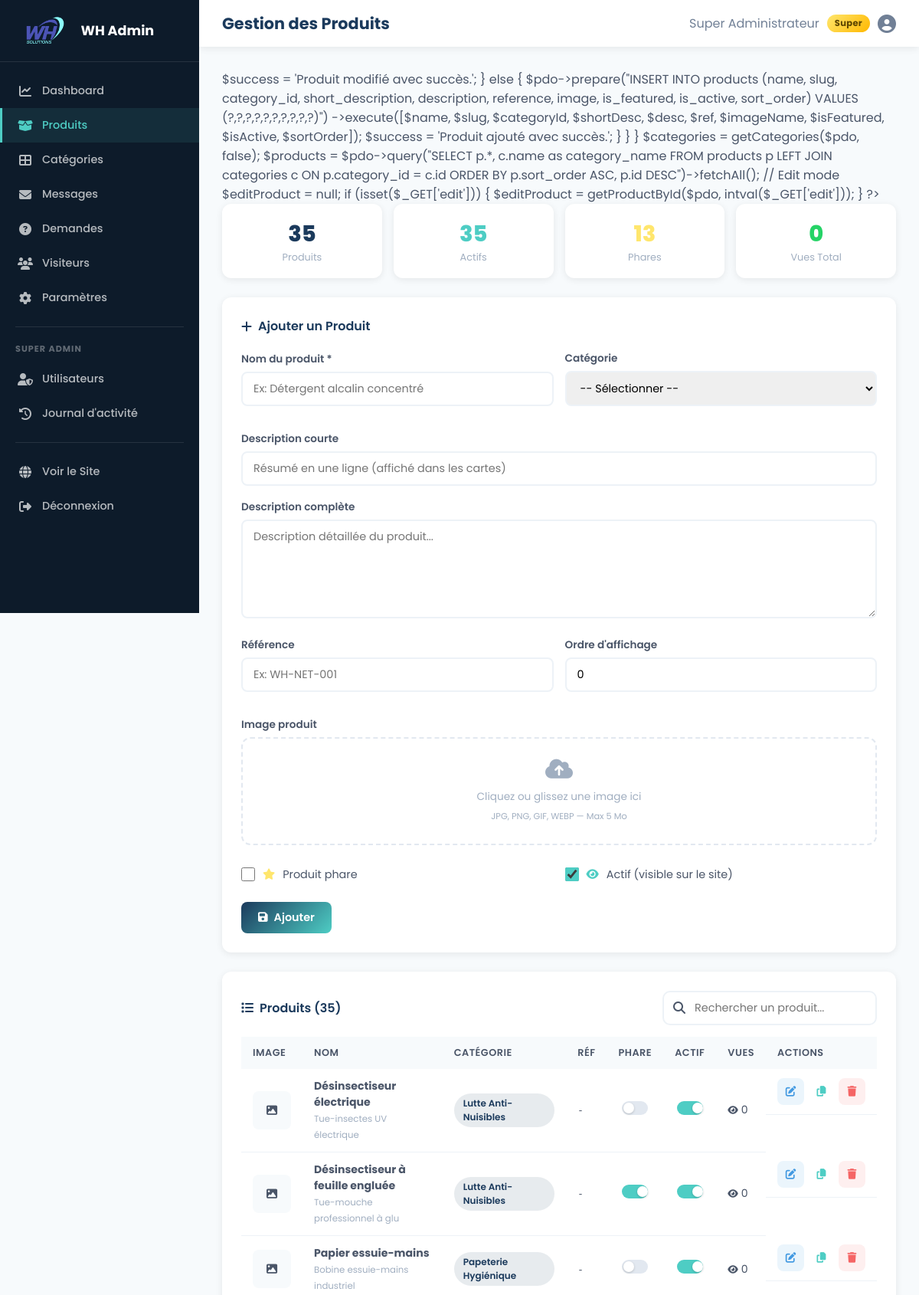
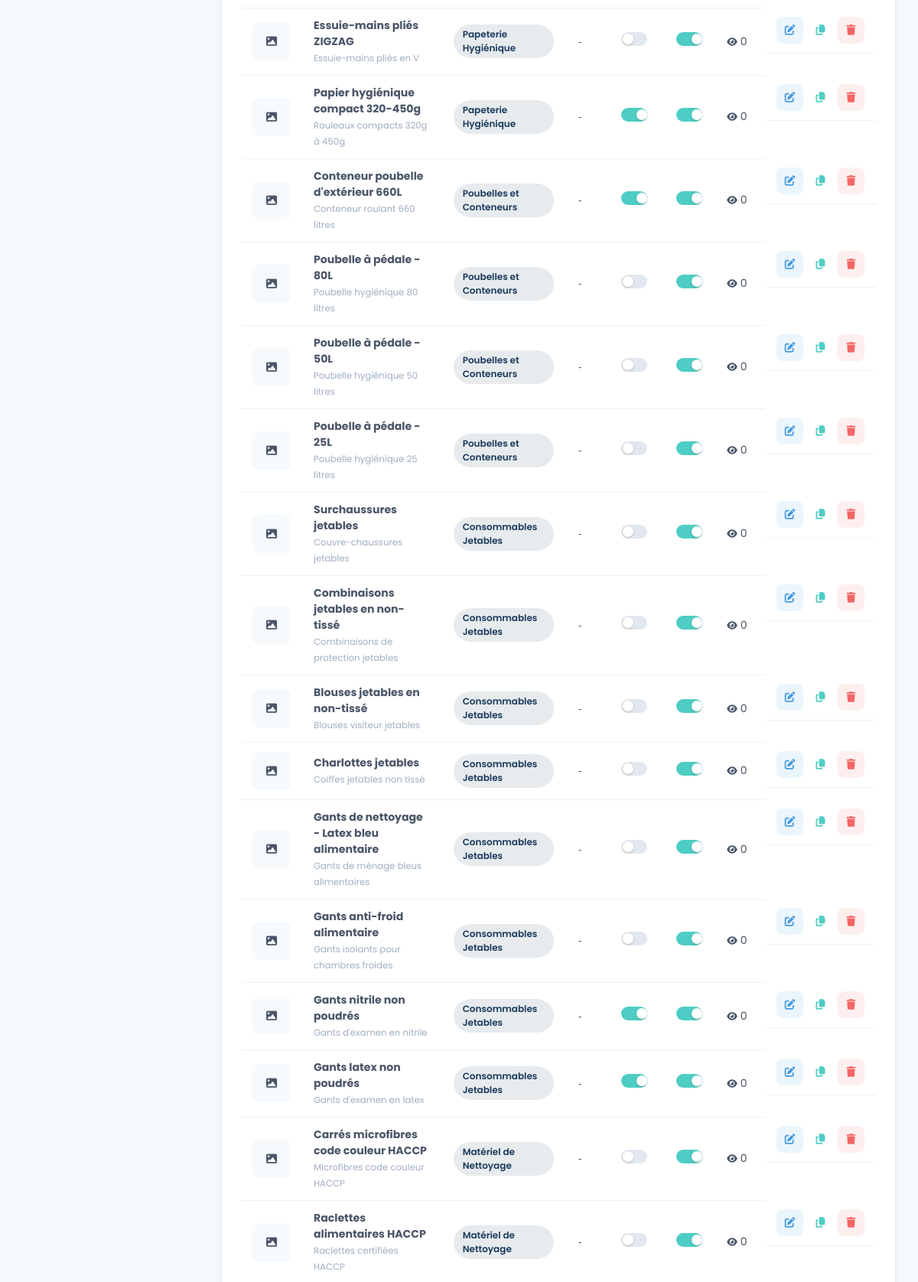
Screenshot of /admin/products.php (signed in, upper part) with the database file from the repository (2 pictures, top to bottom).
### tables this page shows
CREATE TABLE products (
    id INT AUTO_INCREMENT PRIMARY KEY,
    category_id INT,
    name VARCHAR(255) NOT NULL,
    slug VARCHAR(255) NOT NULL UNIQUE,
    reference VARCHAR(100) DEFAULT NULL,
    description TEXT,
    short_description VARCHAR(500),
    image VARCHAR(255),
    price DECIMAL(10,2) DEFAULT NULL,
    old_price DECIMAL(10,2) DEFAULT NULL,
    is_featured TINYINT(1) DEFAULT 0,
    is_active TINYINT(1) DEFAULT 1,
    views INT DEFAULT 0,
    sort_order INT DEFAULT 0,
    created_at TIMESTAMP DEFAULT CURRENT_TIMESTAMP,
    updated_at TIMESTAMP DEFAULT CURRENT_TIMESTAMP ON UPDATE CURRENT_TIMESTAMP,
    FOREIGN KEY (category_id) REFERENCES categories(id) ON DELETE SET NULL
);

CREATE TABLE categories (
    id INT AUTO_INCREMENT PRIMARY KEY,
    name VARCHAR(150) NOT NULL,
    slug VARCHAR(150) NOT NULL UNIQUE,
    description TEXT,
    icon VARCHAR(50) DEFAULT 'fas fa-box',
    sort_order INT DEFAULT 0,
    is_active TINYINT(1) DEFAULT 1,
    created_at TIMESTAMP DEFAULT CURRENT_TIMESTAMP
);

### includes/functions.php (called while the page is built, shortened)
<?php
function sanitize($data) {
    return htmlspecialchars(trim($data), ENT_QUOTES, 'UTF-8');
}
function isSuperAdmin() {
    return isset($_SESSION['admin_role']) && $_SESSION['admin_role'] === 'super_admin';
}

### admin/products.php (the view, shortened to what this page needs)
<?php
$adminTitle = 'Gestion des Produits';
require_once 'includes/header.php';
$products = $pdo->query("SELECT p.*, c.name as category_name FROM products p LEFT JOIN categories c ON p.category_id = c.id ORDER BY p.sort_order ASC, p.id DESC")->fetchAll();
$editProduct = null;
$totalViews = array_sum(array_column($products, 'views'));
$featuredCount = count(array_filter($products, fn($p) => $p['is_featured']));
$activeCount = count(array_filter($products, fn($p) => $p['is_active']));
?>
            $success = 'Produit modifié avec succès.';
        } else {
            $pdo->prepare("INSERT INTO products (name, slug, category_id, short_description, description, reference, image, is_featured, is_active, sort_order) VALUES (?,?,?,?,?,?,?,?,?,?)")
                ->execute([$name, $slug, $categoryId, $shortDesc, $desc, $ref, $imageName, $isFeatured, $isActive, $sortOrder]);
            $success = 'Produit ajouté avec succès.';
        }
    }
}
$categories = getCategories($pdo, false);
$products = $pdo->query("SELECT p.*, c.name as category_name FROM products p LEFT JOIN categories c ON p.category_id = c.id ORDER BY p.sort_order ASC, p.id DESC")->fetchAll();
// Edit mode
$editProduct = null;
if (isset($_GET['edit'])) {
    $editProduct = getProductById($pdo, intval($_GET['edit']));
}
?>
<div class="stats-row" style="display:grid; grid-template-columns:repeat(4,1fr); gap:15px; margin-bottom:25px;">
    <div class="card" style="text-align:center; padding:18px;">
        <div style="font-size:1.8rem; font-weight:800; color:var(--primary);"><?= count($products) ?></div>
        <div style="font-size:0.8rem; color:var(--gray-500);">Produits</div>
    </div>
    <div class="card" style="text-align:center; padding:18px;">
        <div style="font-size:1.8rem; font-weight:800; color:var(--secondary);"><?= $activeCount ?></div>
        <div style="font-size:0.8rem; color:var(--gray-500);">Actifs</div>
    </div>
    <div class="card" style="text-align:center; padding:18px;">
        <div style="font-size:1.8rem; font-weight:800; color:#FFE66D;"><?= $featuredCount ?></div>
        <div style="font-size:0.8rem; color:var(--gray-500);">Phares</div>
    </div>
    <div class="card" style="text-align:center; padding:18px;">
        <div style="font-size:1.8rem; font-weight:800; color:#25D366;"><?= number_format($totalViews) ?></div>
        <div style="font-size:0.8rem; color:var(--gray-500);">Vues Total</div>
    </div>
</div>
<div class="card" style="margin-bottom:25px;">
    <h3><i class="fas fa-<?= $editProduct ? 'edit' : 'plus' ?>"></i> <?= $editProduct ? 'Modifier le Produit' : 'Ajouter un Produit' ?></h3>
    <form method="POST" enctype="multipart/form-data">
        <div class="form-row">
            <div class="form-group">
                <label>Nom du produit *</label>
                <input type="text" name="name" value="<?= sanitize($editProduct['name'] ?? '') ?>" required placeholder="Ex: Détergent alcalin concentré">
            </div>
            <div class="form-group">
                <label>Catégorie</label>
                <select name="category_id">
                    <option value="0">-- Sélectionner --</option>
                </select>
            </div>
        </div>
        <div class="form-group">
            <label>Description courte</label>
            <input type="text" name="short_description" value="<?= sanitize($editProduct['short_description'] ?? '') ?>" placeholder="Résumé en une ligne (affiché dans les cartes)">
        </div>
        <div class="form-group">
            <label>Description complète</label>
            <textarea name="description" rows="5" placeholder="Description détaillée du produit..."><?= sanitize($editProduct['description'] ?? '') ?></textarea>
        </div>
        <div class="form-row">
            <div class="form-group"><label>Référence</label><input type="text" name="reference" value="<?= sanitize($editProduct['reference'] ?? '') ?>" placeholder="Ex: WH-NET-001"></div>
            <div class="form-group"><label>Ordre d'affichage</label><input type="number" name="sort_order" value="<?= $editProduct['sort_order'] ?? 0 ?>" min="0"></div>
        </div>
        <div class="form-group">
            <label>Image produit</label>
            <div class="image-preview-zone <?= !empty($editProduct['image']) ? 'has-image' : '' ?>" id="imagePreview" onclick="document.getElementById('imageInput').click()">
                <span class="preview-text" id="previewText" <?= !empty($editProduct['image']) ? 'style="display:none"' : '' ?>>
                    <i class="fas fa-cloud-upload-alt"></i>
                    Cliquez ou glissez une image ici<br>
                    <small>JPG, PNG, GIF, WEBP — Max 5 Mo</small>
                </span>
            </div>
        </div>
        <div class="form-row">
            <label class="checkbox-label"><input type="checkbox" name="is_featured" <?= ($editProduct['is_featured'] ?? 0) ? 'checked' : '' ?>> <i class="fas fa-star" style="color:#FFE66D;"></i> Produit phare</label>
            <label class="checkbox-label"><input type="checkbox" name="is_active" <?= ($editProduct['is_active'] ?? 1) ? 'checked' : '' ?> checked> <i class="fas fa-eye" style="color:var(--secondary);"></i> Actif (visible sur le site)</label>
        </div>
        <div style="display:flex; gap:10px; margin-top:10px;">
            <button type="submit" class="btn-admin btn-admin-primary"><i class="fas fa-save"></i> <?= $editProduct ? 'Modifier' : 'Ajouter' ?></button>
        </div>
    </form>
</div>
<div class="card">
    <div style="display:flex; justify-content:space-between; align-items:center; margin-bottom:15px; flex-wrap:wrap; gap:10px;">
        <h3 style="margin:0;"><i class="fas fa-list"></i> Produits (<?= count($products) ?>)</h3>
        <div class="admin-search" style="margin:0; width:280px;">
            <i class="fas fa-search"></i>
            <input type="text" id="productSearch" placeholder="Rechercher un produit..." oninput="filterProducts(this.value)">
        </div>
    </div>
    <div style="overflow-x:auto;">
    <table class="admin-table" id="productsTable">
        <thead><tr><th style="width:60px">Image</th><th>Nom</th><th>Catégorie</th><th>Réf</th><th style="width:50px">Phare</th><th style="width:50px">Actif</th><th>Vues</th><th>Actions</th></tr></thead>
        <tbody>
        <?php foreach($products as $p): ?>
        <tr data-name="<?= strtolower(sanitize($p['name'])) ?>" data-cat="<?= strtolower(sanitize($p['category_name'] ?? '')) ?>">
            <td>
                <?php if(!empty($p['image'])): ?>
                <img src="<?= SITE_URL ?>/uploads/products/<?= sanitize($p['image']) ?>" style="width:50px;height:50px;object-fit:cover;border-radius:8px;">
                <?php else: ?>
                <div style="width:50px;height:50px;background:var(--gray-100);border-radius:8px;display:flex;align-items:center;justify-content:center;"><i class="fas fa-image" style="color:var(--gray-400);"></i></div>
                <?php endif; ?>
            </td>
            <td><strong><?= sanitize($p['name']) ?></strong><br><small style="color:var(--gray-500);"><?= sanitize(mb_strimwidth($p['short_description'] ?? '', 0, 40, '...')) ?></small></td>
            <td><span class="badge badge-primary"><?= sanitize($p['category_name'] ?? 'N/A') ?></span></td>
            <td><code style="font-size:0.78rem;"><?= sanitize($p['reference'] ?? '-') ?></code></td>
            <td style="text-align:center;">
                <a href="#" onclick="toggleField(<?= $p['id'] ?>,'is_featured',<?= $p['is_featured'] ? 0 : 1 ?>);return false" class="toggle-switch <?= $p['is_featured'] ? 'active' : '' ?>" style="width:34px; height:18px;" title="Phare">
                    <span class="toggle-slider" style="width:14px;height:14px;"></span>
                </a>
            </td>
            <td style="text-align:center;">
                <a href="#" onclick="toggleField(<?= $p['id'] ?>,'is_active',<?= $p['is_active'] ? 0 : 1 ?>);return false" class="toggle-switch <?= $p['is_active'] ? 'active' : '' ?>" style="width:34px; height:18px;" title="Actif">
                    <span class="toggle-slider" style="width:14px;height:14px;"></span>
                </a>
            </td>
            <td><i class="fas fa-eye" style="color:var(--gray-400);margin-right:4px;font-size:0.75rem;"></i><?= number_format($p['views']) ?></td>
            <td class="actions">
                <a href="?edit=<?= $p['id'] ?>" class="btn-icon btn-edit" title="Modifier"><i class="fas fa-edit"></i></a>
                <a href="?duplicate=<?= $p['id'] ?>" class="btn-icon" style="color:var(--secondary);" title="Dupliquer"><i class="fas fa-copy"></i></a>
                <a href="?delete=<?= $p['id'] ?>" class="btn-icon btn-delete" title="Supprimer" onclick="return confirm('Supprimer ce produit ?')"><i class="fas fa-trash"></i></a>
            </td>
        </tr>
        <?php endforeach; ?>
        </tbody>
    </table>
    </div>
</div>
<?php require_once 'includes/footer.php'; ?>

### admin/includes/header.php (shortened to what this page needs)
<?php
require_once __DIR__ . '/../includes/functions.php';
$adminCheck = $pdo->prepare("SELECT is_active, role, name FROM admins WHERE id = ?");
$adminCheck->execute([$_SESSION['admin_id']]);
$adminPage = basename($_SERVER['PHP_SELF'], '.php');
?>
<!DOCTYPE html>
<html lang="fr">
<head>
<link rel="stylesheet" href="https://cdnjs.cloudflare.com/ajax/libs/font-awesome/6.5.1/css/all.min.css">
<link rel="stylesheet" href="<?= SITE_URL ?>/assets/css/admin.css">
</head>
<body>
<div class="admin-wrapper">
    <aside class="sidebar" id="sidebar">
        <div class="sidebar-header">
            <img src="<?= SITE_URL ?>/assets/images/logo.png" alt="WH Solutions" class="sidebar-logo">
            <span class="sidebar-title">WH Admin</span>
        </div>
        <nav class="sidebar-nav">
            <a href="index.php" class="nav-item <?= $adminPage === 'index' ? 'active' : '' ?>"><i class="fas fa-chart-line"></i><span>Dashboard</span></a>
            <a href="products.php" class="nav-item <?= $adminPage === 'products' ? 'active' : '' ?>"><i class="fas fa-box-open"></i><span>Produits</span></a>
            <a href="categories.php" class="nav-item <?= $adminPage === 'categories' ? 'active' : '' ?>"><i class="fas fa-th-large"></i><span>Catégories</span></a>
            <a href="messages.php" class="nav-item <?= $adminPage === 'messages' ? 'active' : '' ?>"><i class="fas fa-envelope"></i><span>Messages</span></a>
            <a href="inquiries.php" class="nav-item <?= $adminPage === 'inquiries' ? 'active' : '' ?>"><i class="fas fa-question-circle"></i><span>Demandes</span></a>
            <a href="visitors.php" class="nav-item <?= $adminPage === 'visitors' ? 'active' : '' ?>"><i class="fas fa-users"></i><span>Visiteurs</span></a>
            <a href="settings.php" class="nav-item <?= $adminPage === 'settings' ? 'active' : '' ?>"><i class="fas fa-cog"></i><span>Paramètres</span></a>
            <?php if(isSuperAdmin()): ?>
            <div class="nav-divider"></div>
            <span class="nav-label">Super Admin</span>
            <a href="users.php" class="nav-item <?= $adminPage === 'users' ? 'active' : '' ?>"><i class="fas fa-user-shield"></i><span>Utilisateurs</span></a>
            <a href="activity.php" class="nav-item <?= $adminPage === 'activity' ? 'active' : '' ?>"><i class="fas fa-history"></i><span>Journal d'activité</span></a>
            <?php endif; ?>
            <div class="nav-divider"></div>
            <a href="<?= SITE_URL ?>/" target="_blank" class="nav-item"><i class="fas fa-globe"></i><span>Voir le Site</span></a>
            <a href="logout.php" class="nav-item"><i class="fas fa-sign-out-alt"></i><span>Déconnexion</span></a>
        </nav>
    </aside>
    <main class="admin-main">
        <header class="admin-header">
            <h1 class="page-title"><?= $adminTitle ?? 'Dashboard' ?></h1>
            <div class="admin-user">
                <span><?= sanitize($_SESSION['admin_name'] ?? 'Admin') ?></span>
                <?php if(isSuperAdmin()): ?>
                <span class="role-badge role-super">Super</span>
                <?php else: ?>
                <span class="role-badge role-admin">Admin</span>
                <?php endif; ?>
                <i class="fas fa-user-circle"></i>
            </div>
        </header>
        <div class="admin-content">

### rows the page displays
products: name "Désinsectiseur électrique", short_description "Tue-insectes UV électrique", category.name "Lutte Anti-Nuisibles", reference "-", is_featured 0 (drawn), is_active 1 (drawn), views "0"
products: name "Désinsectiseur à feuille engluée", short_description "Tue-mouche professionnel à glu", category.name "Lutte Anti-Nuisibles", reference "-", is_featured 1 (drawn), is_active 1 (drawn), views "0"
products: name "Papier essuie-mains", short_description "Bobine essuie-mains industriel", category.name "Papeterie Hygiénique", reference "-", is_featured 0 (drawn), is_active 1 (drawn), views "0"
products: name "Essuie-mains pliés ZIGZAG", short_description "Essuie-mains pliés en V", category.name "Papeterie Hygiénique", reference "-", is_featured 0 (drawn), is_active 1 (drawn), views "0"
products: name "Papier hygiénique compact 320-450g", short_description "Rouleaux compacts 320g à 450g", category.name "Papeterie Hygiénique", reference "-", is_featured 1 (drawn), is_active 1 (drawn), views "0"
products: name "Conteneur poubelle d'extérieur 660L", short_description "Conteneur roulant 660 litres", category.name "Poubelles et Conteneurs", reference "-", is_featured 1 (drawn), is_active 1 (drawn), views "0"
products: name "Poubelle à pédale - 80L", short_description "Poubelle hygiénique 80 litres", category.name "Poubelles et Conteneurs", reference "-", is_featured 0 (drawn), is_active 1 (drawn), views "0"
products: name "Poubelle à pédale - 50L", short_description "Poubelle hygiénique 50 litres", category.name "Poubelles et Conteneurs", reference "-", is_featured 0 (drawn), is_active 1 (drawn), views "0"
products: name "Poubelle à pédale - 25L", short_description "Poubelle hygiénique 25 litres", category.name "Poubelles et Conteneurs", reference "-", is_featured 0 (drawn), is_active 1 (drawn), views "0"
products: name "Surchaussures jetables", short_description "Couvre-chaussures jetables", category.name "Consommables Jetables", reference "-", is_featured 0 (drawn), is_active 1 (drawn), views "0"
products: name "Combinaisons jetables en non-tissé", short_description "Combinaisons de protection jetables", category.name "Consommables Jetables", reference "-", is_featured 0 (drawn), is_active 1 (drawn), views "0"
products: name "Blouses jetables en non-tissé", short_description "Blouses visiteur jetables", category.name "Consommables Jetables", reference "-", is_featured 0 (drawn), is_active 1 (drawn), views "0"
products: name "Charlottes jetables", short_description "Coiffes jetables non tissé", category.name "Consommables Jetables", reference "-", is_featured 0 (drawn), is_active 1 (drawn), views "0"
products: name "Gants de nettoyage - Latex bleu alimentaire", short_description "Gants de ménage bleus alimentaires", category.name "Consommables Jetables", reference "-", is_featured 0 (drawn), is_active 1 (drawn), views "0"
products: name "Gants anti-froid alimentaire", short_description "Gants isolants pour chambres froides", category.name "Consommables Jetables", reference "-", is_featured 0 (drawn), is_active 1 (drawn), views "0"
products: name "Gants nitrile non poudrés", short_description "Gants d'examen en nitrile", category.name "Consommables Jetables", reference "-", is_featured 1 (drawn), is_active 1 (drawn), views "0"
products: name "Gants latex non poudrés", short_description "Gants d'examen en latex", category.name "Consommables Jetables", reference "-", is_featured 1 (drawn), is_active 1 (drawn), views "0"
products: name "Carrés microfibres code couleur HACCP", short_description "Microfibres code couleur HACCP", category.name "Matériel de Nettoyage", reference "-", is_featured 0 (drawn), is_active 1 (drawn), views "0"
products: name "Raclettes alimentaires HACCP", short_description "Raclettes certifiées HACCP", category.name "Matériel de Nettoyage", reference "-", is_featured 0 (drawn), is_active 1 (drawn), views "0"

### other values shown
$adminTitle "Gestion des Produits"
$_SESSION['admin_name'] "Super Administrateur"
count($products) "35"
$activeCount "35"
$featuredCount "13"
$totalViews "0"
